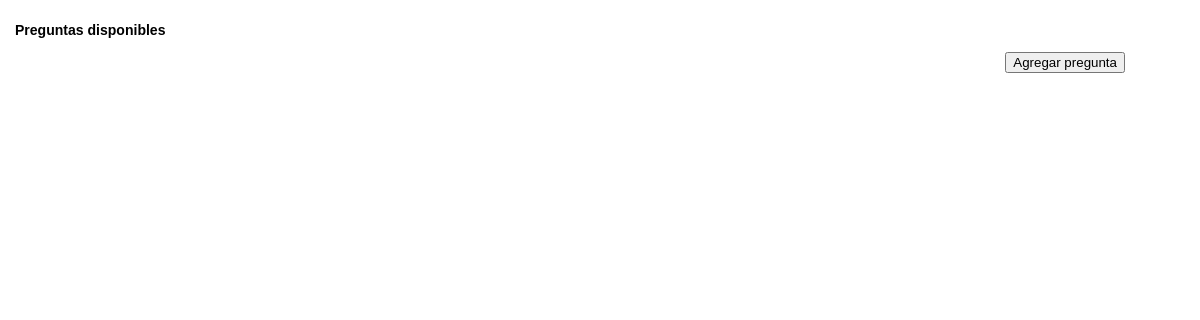
The page /admin/listquestion_by_subject.php?idmateria=5 on the database as committed earlier.
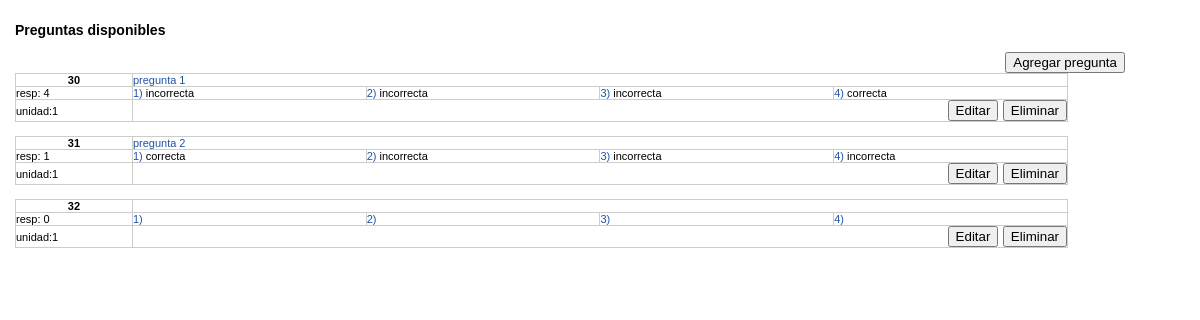
The same page on the database as committed later.
### tables this page shows
CREATE TABLE IF NOT EXISTS `tbancopreguntas` (
  `idpregunta` int(11) unsigned NOT NULL AUTO_INCREMENT,
  `idmateria` int(11) unsigned NOT NULL,
  `idgrupo` int(11) unsigned NOT NULL,
  `unidad` tinyint(4) NOT NULL,
  `pregunta` varchar(255) NOT NULL DEFAULT '',
  `opcion1` varchar(100) DEFAULT NULL,
  `opcion2` varchar(100) DEFAULT NULL,
  `opcion3` varchar(100) DEFAULT NULL,
  `opcion4` varchar(100) DEFAULT NULL,
  `respuesta` tinyint(4) DEFAULT NULL,
  PRIMARY KEY (`idpregunta`),
  KEY `idgrupo` (`idgrupo`),
  KEY `idmateria` (`idmateria`)
);

### admin/listquestion_by_subject.php (the view, shortened to what this page needs)
<?php
if(isset($_REQUEST['idmateria']))
	$idmateria = $_REQUEST['idmateria'];
else
	$idmateria = 1;
echo "
	<html>
	<head>
	<title>".AppTitle." - ".AdminModule."</title>
	<meta http-equiv=\"Content-Type\" content=\"text/html; charset=iso-8859-1\">
	<link rel=\"stylesheet\" href=\"../css/estilo.css\">
	</head>
	<body>
	<h3>Preguntas disponibles</h3>
	<div style=\"text-align:right; padding-right:60px;\"><input type=\"button\"	onclick=\"top.frames.location='questionform.php?idmateria=$idmateria'\" value=\"Agregar pregunta\"/> </div>";
$query =  "SELECT * FROM tbancopreguntas WHERE idmateria='".$idmateria."' ORDER BY idpregunta ASC";
$req = mysql_query($query);
while($row = mysql_fetch_object($req)){
	$questionid=$row->idpregunta;
	$subjectid=$row->idmateria;
	$question=$row->pregunta;
	$choice1=$row->opcion1;
	$choice2=$row->opcion2;
	$choice3=$row->opcion3;
	$choice4=$row->opcion4;
	$answer=$row->respuesta;
	$unit=$row->unidad;
	echo "<table width=\"90%\" border=\"1\" cellspacing=\"0\" cellpadding=\"0\">\n";
	echo "<tr><td class=\"bgwhite10\" align =\"center\" width=\"10%\"><b> ".$questionid." </b></td>
			  <td class=\"bgwhite10\" colspan=4><span style=\"color:#2053A7;\">".$question."</span></td></tr>\n
		  <tr valign=\"top\"><td class=\"bgwhite10\" width=\"5%\">resp: ".$answer."</td>
			  <td class=\"bgwhite10\" width=\"20%\"><span style=\"color:#2053A7;\">1)</span> ".$choice1."</td>
			  <td class=\"bgwhite10\" width=\"20%\"><span style=\"color:#2053A7;\">2)</span> ".$choice2."</td>
			  <td class=\"bgwhite10\" width=\"20%\"><span style=\"color:#2053A7;\">3)</span> ".$choice3."</td>
			  <td class=\"bgwhite10\" width=\"20%\"><span style=\"color:#2053A7;\">4)</span> ".$choice4."</td></tr>\n
			<tr><td class=\"bgwhite10\" width=\"5%\">unidad:". $unit ."</td>
					<td colspan=\"4\" align=\"right\"><input type=\"button\" onclick=\"top.frames.location='questionform.php?id=$questionid&&idmateria=$subjectid&action=edit';\" value=\"Editar\">
						<input type=\"button\" onclick=\"if(confirm('¿Desea eliminar la pregunta?')) location='question_delete.php?id=$questionid&idmateria=$subjectid&idunidad=$unit';\" value=\"Eliminar\">
			</td></tr>";
	echo "</table>\n";
	echo "<br>\n";
}
echo "</body>
	  </html>";
?>

### css/estilo.css (style rules this page uses)
table { border: 1px solid #ccc; border-collapse:collapse; }
body { background: #fff; margin: 15px; font-family: verdana,helvetica,arial,sans-serif; font-size: 12px; }
h1,h2,h3 { font-weight: bold; color: #000000; padding-top: 0.5em; font-family: arial,sans-serif; }
td.bgwhite10 { background-color: #fff; color:#000; font-family:arial,sans-serif; font-size:11px; }

Rows that differ between the two databases and show on the page:
added tbancopreguntas: idpregunta "30", pregunta "pregunta 1", respuesta "4", opcion1 "incorrecta", opcion2 "incorrecta", opcion3 "incorrecta", opcion4 "correcta", unidad "1"
added tbancopreguntas: idpregunta "31", pregunta "pregunta 2", respuesta "1", opcion1 "correcta", opcion2 "incorrecta", opcion3 "incorrecta", opcion4 "incorrecta", unidad "1"
added tbancopreguntas: idpregunta "32", respuesta "0", unidad "1"
